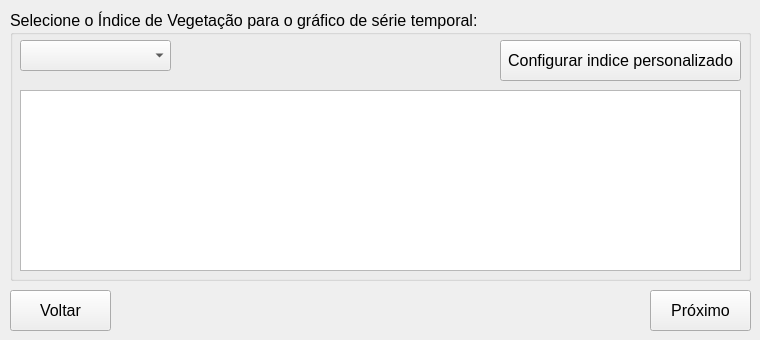
   <widget class="QWidget" name="tab_8">
    <attribute name="title">
     <string>Passo 5</string>
    </attribute>
    <widget class="QGroupBox" name="groupBox_27">
     <property name="geometry">
      <rect>
       <x>10</x>
       <y>10</y>
       <width>741</width>
       <height>271</height>
      </rect>
     </property>
     <property name="font">
      <font>
       <pointsize>12</pointsize>
      </font>
     </property>
     <property name="title">
      <string>Selecione o Índice de Vegetação para o gráfico de série temporal:</string>
     </property>
     <widget class="QComboBox" name="series_indice">
      <property name="geometry">
       <rect>
        <x>10</x>
        <y>30</y>
        <width>151</width>
        <height>31</height>
       </rect>
      </property>
      <property name="font">
       <font>
        <pointsize>12</pointsize>
       </font>
      </property>
     </widget>
     <widget class="QTextBrowser" name="textBrowser_index_explain">
      <property name="geometry">
       <rect>
        <x>10</x>
        <y>80</y>
        <width>721</width>
        <height>181</height>
       </rect>
      </property>
      <property name="font">
       <font>
        <pointsize>12</pointsize>
       </font>
      </property>
     </widget>
     <widget class="QPushButton" name="setup_custom">
      <property name="geometry">
       <rect>
        <x>490</x>
        <y>30</y>
        <width>241</width>
        <height>41</height>
       </rect>
      </property>
      <property name="font">
       <font>
        <pointsize>12</pointsize>
       </font>
      </property>
      <property name="text">
       <string>Configurar indice personalizado</string>
      </property>
     </widget>
    </widget>
    <widget class="QPushButton" name="QPushButton_next_5">
     <property name="geometry">
      <rect>
       <x>650</x>
       <y>290</y>
       <width>101</width>
       <height>41</height>
      </rect>
     </property>
     <property name="font">
      <font>
       <pointsize>12</pointsize>
      </font>
     </property>
     <property name="text">
      <string>Próximo</string>
     </property>
     <property name="icon">
      <iconset>
       <normaloff>../medias/icons8-forward-button-50.png</normaloff>../medias/icons8-forward-button-50.png</iconset>
     </property>
    </widget>
    <widget class="QPushButton" name="QPushButton_back_5">
     <property name="enabled">
      <bool>true</bool>
     </property>
     <property name="geometry">
      <rect>
       <x>10</x>
       <y>290</y>
       <width>101</width>
       <height>41</height>
      </rect>
     </property>
     <property name="font">
      <font>
       <pointsize>12</pointsize>
      </font>
     </property>
     <property name="text">
      <string>Voltar</string>
     </property>
     <property name="icon">
      <iconset>
       <normaloff>../medias/icons8-back-button-50.png</normaloff>../medias/icons8-back-button-50.png</iconset>
     </property>
    </widget>
   </widget>
